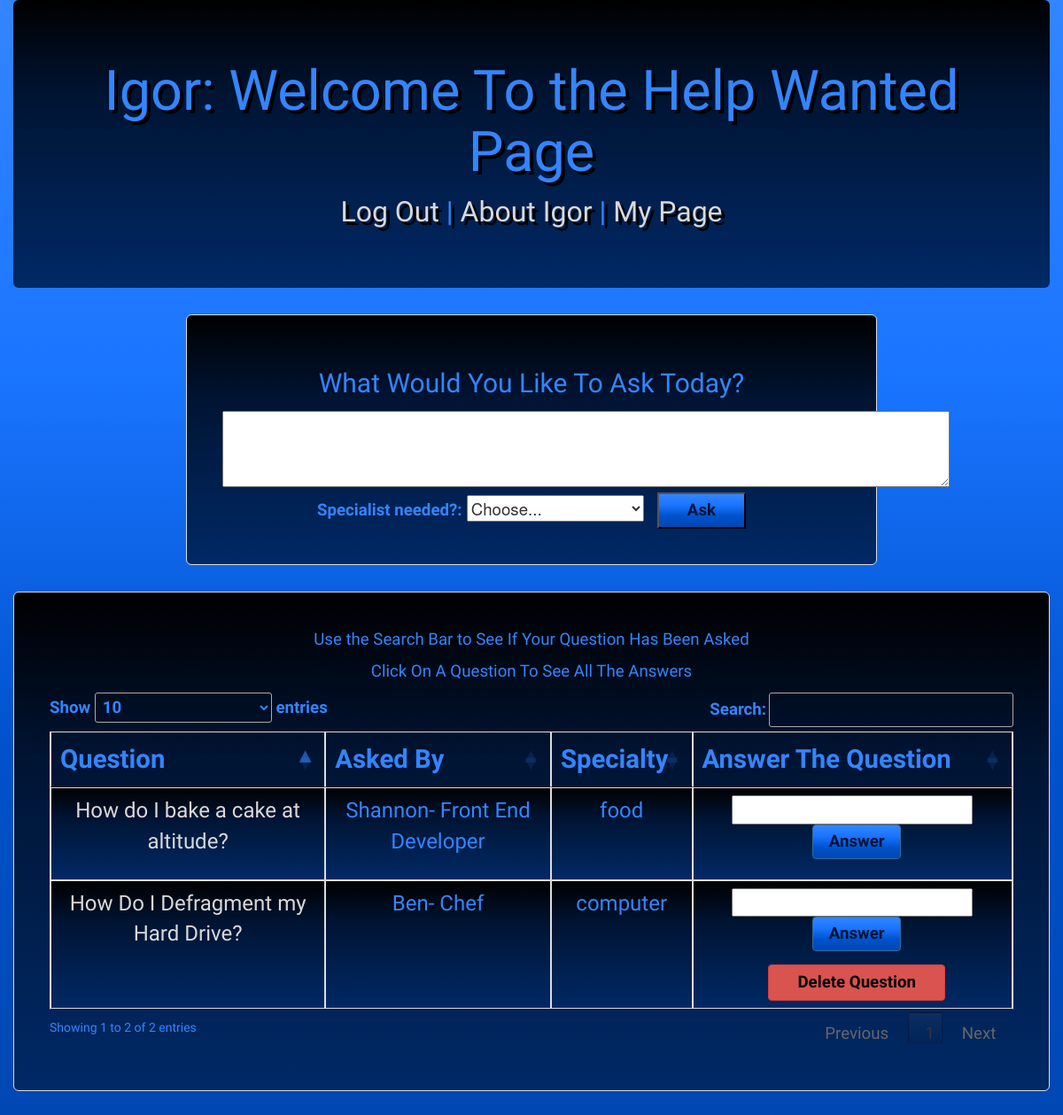
Page /igor/questions/ (signed in) on the committed database.
### igor_app/models.py (models this page shows)
class Question(models.Model):
    content = models.TextField()
    user_who_posted = models.ForeignKey(User, related_name="posts", on_delete = models.CASCADE)
    specialty = models.CharField(max_length=20)
    created_at = models.DateTimeField(auto_now_add=True)
    updated_at = models.DateTimeField(auto_now=True)

class Profile(models.Model):
    owner=models.OneToOneField(User, related_name="profile", on_delete=models.CASCADE, primary_key=True)
    first_name=models.CharField(max_length=20)
    occupation=models.CharField(max_length=20)
    about=models.TextField()
    img=models.ImageField(upload_to ="img/", null=True, blank=True)
    created_at = models.DateTimeField(auto_now_add=True)
    updated_at = models.DateTimeField(auto_now=True)
    objects=ProfileManager()

### login_reg/models.py (models this page shows)
class User(models.Model):
    username =  models.CharField(max_length=40)
    email = models.CharField(max_length=50)
    password = models.TextField()
    specialty = models.CharField(max_length=20)
    created_at = models.DateTimeField(auto_now_add=True)
    updated_at = models.DateTimeField(auto_now=True)
    objects = UserManager()

### igor_app/views.py (the view)
# urls.py: path('questions/', views.questions),
def questions(request):
    user = User.objects.get(id=request.session['userid'])
    context = {
        'authenticated_user':user,
        'questions':Question.objects.all()
    }
    return render(request, 'want_ad.html', context)

### igor_app/templates/want_ad.html (shortened to what this page needs)
<!DOCTYPE html>
<html lang="en">
<head>
    <link rel="stylesheet" href="https://maxcdn.bootstrapcdn.com/bootstrap/3.4.1/css/bootstrap.min.css">
    <link rel="stylesheet" type="text/css" href="https://cdn.datatables.net/1.10.22/css/jquery.dataTables.css">
    {% load static %}
    <link rel="stylesheet" href="{% static 'css/want_ad.css'%}">
</head>
<body>
    <div class="container-fluid">
        <div class="jumbotron text-center">
            <h1>Igor: Welcome To the Help Wanted Page</h1>
            <p id="header"><a href="/logout">Log Out</a> | <a href="/igor/about">About Igor</a> | <a href="/">My Page</a></p></p>
        </div>
            <div class="col-lg-8 col-lg-offset-2">
                <form action="/igor/questions/ask/" method="POST">
                    <label for="question_content" ><h2> What Would You Like To Ask Today?</h2></label>
                    <br>
                    <textarea name="question_content" rows="3" cols="80"></textarea>
                    <br>
                    <label for="specialty">Specialist needed?:</label>
                    <select name="specialty" size="1">
                        <option>Choose...</option>
                    </select>
                    <button type="submit">Ask</button>
                </form>
            </div>
            <br>
            <div class="col-lg-12">
                 <div id="searchtext">
                    <p>Use the Search Bar to See If Your Question Has Been Asked</p>
                    <p>Click On A Question To See All The Answers</p>
                </div>
            <table id='all_users' class="table table-bordered table-sm" cellspacing="0" width="100%">
                <thead>
                    <tr>
                        <th class="th-sm">Question</th>
                        <th class="th-sm">Asked By</th>
                        <th class="th-sm">Specialty</th>
                        <th class="th-sm">Answer The Question</th>
                    </tr>
                </thead>
                <tbody>
                {% for question in questions %}
                    <tr>
                        <td><a href="/igor/questions/{{question.id}}" id="question">{{question.content}}</a></td>
                        <td>{{question.user_who_posted.profile.first_name}}- {{question.user_who_posted.profile.occupation}}</td>
                        <td>{{question.specialty}}</td>
                        <td id="answer_question">
                            <form action="/igor/questions/{{question.id}}/answer" method="post">
                                    <div class="form-group">
                                        <input class="form-contol" name="content" id="content" type="text">
                                        <button class="btn btn-primary">Answer</button>
                                    </div>
                             </form>
                             {% if question.user_who_posted.id == request.session.userid %}
                                <button class="btn btn-danger">Delete Question</button>
                            {% endif %}
                        </td>
                    </tr>
                {% endfor %}
                </tbody>
            </table>
            </div>
    </div>
</body>
</html>

### igor_app/static/css/want_ad.css (style rules this page uses)
.jumbotron { background:linear-gradient(#000000,#001433, #001f4d, #002966); color:#3385ff; text-shadow:4px 4px black; }
.container-fluid { background:linear-gradient(#3385ff,#1a75ff,#0052cc,#0047b3); }
a, p#header { font-size:24pt; font-family:'Blinker'; }
a { color:#d9d9d9; }
h1 { font-family:'Black Han Sans'; }
h2, label { font-family:'Blinker'; color:#3385ff; }
.col-lg-8, .col-lg-12 { background: linear-gradient(#000000,#001433, #001f4d, #002966); border:1px solid #ddd; padding: 40px 40px 40px 40px; margin-bottom:30px; text-align:center; border-radius: 6px; }
select { width:200px; }
label { font-size:14pt; }
button, button.btn.btn-primary { background: linear-gradient(#3385ff,#1a75ff,#0052cc,#0047b3); width:100px; color:#001433; font-family:'Blinker'; font-size:14pt; font-weight: bold; padding:5px 5px 5px 5px; margin-left:10px; }
p { font-size:14pt; color:#3385ff; font-family:'Blinker'; }
table.dataTable tbody tr { background: linear-gradient(#000000,#001433, #001f4d, #002966); }
thead, tbody { color:#3385ff; font-family:'Blinker'; text-align:center; font-size:18pt; }
thead { font-size:22pt; }
form { font-size:14pt; }
a#question { font-size:18pt; }
button.btn.btn-danger { width:200px; font-family:'Blinker'; font-size:14pt; font-weight: bold; color:black; }

### rows in the picture
Question: content "How do I bake a cake at altitude?", user_who_posted.profile.first_name "Shannon", user_who_posted.profile.occupation "Front End Developer", specialty "food"
Question: content "How Do I Defragment my Hard Drive?", user_who_posted.profile.first_name "Ben", user_who_posted.profile.occupation "Chef", specialty "computer", shows "Delete Question"
